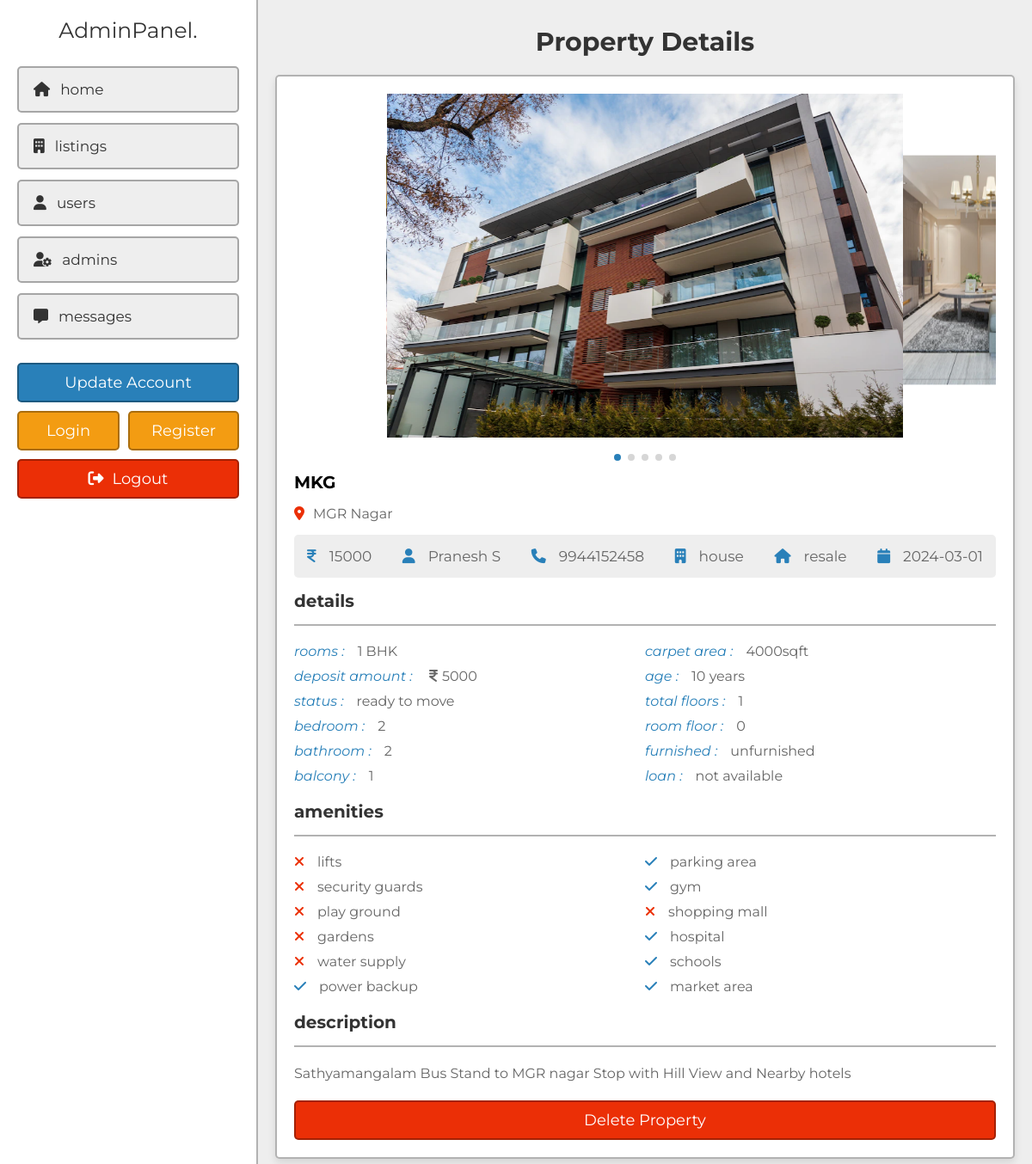
/project/admin/view_property.php?get_id=uMgit7n16CpwjlLbIpp2 (signed in), run on the app's committed database.
### tables this page shows
CREATE TABLE `property` (
  `id` varchar(20) NOT NULL,
  `user_id` varchar(20) NOT NULL,
  `property_name` varchar(50) NOT NULL,
  `address` varchar(100) NOT NULL,
  `map_link` varchar(500) NOT NULL,
  `price` varchar(10) NOT NULL,
  `type` varchar(10) NOT NULL,
  `offer` varchar(10) NOT NULL,
  `status` varchar(50) NOT NULL,
  `furnished` varchar(50) NOT NULL,
  `bhk` varchar(10) NOT NULL,
  `deposite` varchar(10) NOT NULL,
  `bedroom` varchar(10) NOT NULL,
  `bathroom` varchar(10) NOT NULL,
  `balcony` varchar(10) NOT NULL,
  `carpet` varchar(10) NOT NULL,
  `age` varchar(2) NOT NULL,
  `total_floors` varchar(2) NOT NULL,
  `room_floor` varchar(2) NOT NULL,
  `loan` varchar(50) NOT NULL,
  `lift` varchar(3) NOT NULL DEFAULT 'no',
  `security_guard` varchar(3) NOT NULL DEFAULT 'no',
  `play_ground` varchar(3) NOT NULL DEFAULT 'no',
  `garden` varchar(3) NOT NULL DEFAULT 'no',
  `water_supply` varchar(3) NOT NULL DEFAULT 'no',
  `power_backup` varchar(3) NOT NULL DEFAULT 'no',
  `parking_area` varchar(3) NOT NULL DEFAULT 'no',
  `gym` varchar(3) NOT NULL DEFAULT 'no',
  `shopping_mall` varchar(3) NOT NULL DEFAULT 'no',
  `hospital` varchar(3) NOT NULL DEFAULT 'no',
  `school` varchar(3) NOT NULL DEFAULT 'no',
  `market_area` varchar(3) NOT NULL DEFAULT 'no',
  `image_01` varchar(50) NOT NULL,
  `image_02` varchar(50) NOT NULL,
  `image_03` varchar(50) NOT NULL,
  `image_04` varchar(50) NOT NULL,
  `image_05` varchar(50) NOT NULL,
  `description` varchar(1000) NOT NULL,
  `date` date NOT NULL DEFAULT current_timestamp()
);

CREATE TABLE `users` (
  `id` varchar(20) NOT NULL,
  `name` varchar(50) NOT NULL,
  `number` varchar(10) NOT NULL,
  `email` varchar(50) NOT NULL,
  `password` varchar(50) NOT NULL
);

### project/admin/view_property.php (the view, shortened to what this page needs)
<?php
include '../components/connect.php';
if(isset($_GET['get_id'])){
   $get_id = $_GET['get_id'];
}else{
   $get_id = '';
   header('location:dashboard.php');
}
?>
<!DOCTYPE html>
<html lang="en">
<head>
   <link rel="stylesheet" href="https://cdn.jsdelivr.net/npm/swiper@8/swiper-bundle.min.css" />
   <link rel="stylesheet" href="https://cdnjs.cloudflare.com/ajax/libs/font-awesome/6.2.0/css/all.min.css">
   <link rel="stylesheet" href="../css/admin_style.css">
</head>
<body>
<?php include '../components/admin_header.php'; ?>
<section class="view-property">
   <h1 class="heading">property details</h1>
   <?php
      $select_properties = $conn->prepare("SELECT * FROM `property` WHERE id = ? ORDER BY date DESC LIMIT 1");
      $select_properties->execute([$get_id]);
      if($select_properties->rowCount() > 0){
         while($fetch_property = $select_properties->fetch(PDO::FETCH_ASSOC)){
         $select_user = $conn->prepare("SELECT * FROM `users` WHERE id = ?");
         $select_user->execute([$fetch_property['user_id']]);
         $fetch_user = $select_user->fetch(PDO::FETCH_ASSOC);
   ?>
   <div class="details">
     <div class="swiper images-container">
         <div class="swiper-wrapper">
            <img src="../uploaded_files/<?= $fetch_property['image_01']; ?>" alt="" class="swiper-slide">
            <?php if(!empty($fetch_property['image_02'])){ ?>
            <img src="../uploaded_files/<?= $fetch_property['image_02']; ?>" alt="" class="swiper-slide">
            <?php } ?>
            <?php if(!empty($fetch_property['image_05'])){ ?>
            <img src="../uploaded_files/<?= $fetch_property['image_05']; ?>" alt="" class="swiper-slide">
            <?php } ?>
         </div>
         <div class="swiper-pagination"></div>
     </div>
      <h3 class="name"><?= $fetch_property['property_name']; ?></h3>
      <p class="location"><i class="fas fa-map-marker-alt"></i><span><?= $fetch_property['address']; ?></span></p>
      <div class="info">
         <p><i class="fas fa-indian-rupee-sign"></i><span><?= $fetch_property['price']; ?></span></p>
         <p><i class="fas fa-user"></i><span><?= $fetch_user['name']; ?></span></p>
         <p><i class="fas fa-phone"></i><a href="tel:1234567890"><?= $fetch_user['number']; ?></a></p>
         <p><i class="fas fa-building"></i><span><?= $fetch_property['type']; ?></span></p>
         <p><i class="fas fa-house"></i><span><?= $fetch_property['offer']; ?></span></p>
         <p><i class="fas fa-calendar"></i><span><?= $fetch_property['date']; ?></span></p>
      </div>
      <h3 class="title">details</h3>
      <div class="flex">
         <div class="box">
            <p><i>rooms :</i><span><?= $fetch_property['bhk']; ?> BHK</span></p>
            <p><i>deposit amount : </i><span><span class="fas fa-indian-rupee-sign" style="margin-right: .5rem;"></span><?= $fetch_property['deposite']; ?></span></p>
            <p><i>status :</i><span><?= $fetch_property['status']; ?></span></p>
            <p><i>bedroom :</i><span><?= $fetch_property['bedroom']; ?></span></p>
            <p><i>bathroom :</i><span><?= $fetch_property['bathroom']; ?></span></p>
            <p><i>balcony :</i><span><?= $fetch_property['balcony']; ?></span></p>
         </div>
         <div class="box">
            <p><i>carpet area :</i><span><?= $fetch_property['carpet']; ?>sqft</span></p>
            <p><i>age :</i><span><?= $fetch_property['age']; ?> years</span></p>
            <p><i>total floors :</i><span><?= $fetch_property['total_floors']; ?></span></p>
            <p><i>room floor :</i><span><?= $fetch_property['room_floor']; ?></span></p>
            <p><i>furnished :</i><span><?= $fetch_property['furnished']; ?></span></p>
            <p><i>loan :</i><span><?= $fetch_property['loan']; ?></span></p>
         </div>
      </div>
      <h3 class="title">amenities</h3>
      <div class="flex">
         <div class="box">
            <p><i class="fas fa-<?php if($fetch_property['lift'] == 'yes'){echo 'check';}else{echo 'times';} ?>"></i><span>lifts</span></p>
            <p><i class="fas fa-<?php if($fetch_property['security_guard'] == 'yes'){echo 'check';}else{echo 'times';} ?>"></i><span>security guards</span></p>
            <p><i class="fas fa-<?php if($fetch_property['play_ground'] == 'yes'){echo 'check';}else{echo 'times';} ?>"></i><span>play ground</span></p>
            <p><i class="fas fa-<?php if($fetch_property['garden'] == 'yes'){echo 'check';}else{echo 'times';} ?>"></i><span>gardens</span></p>
            <p><i class="fas fa-<?php if($fetch_property['water_supply'] == 'yes'){echo 'check';}else{echo 'times';} ?>"></i><span>water supply</span></p>
            <p><i class="fas fa-<?php if($fetch_property['power_backup'] == 'yes'){echo 'check';}else{echo 'times';} ?>"></i><span>power backup</span></p>
         </div>
         <div class="box">
            <p><i class="fas fa-<?php if($fetch_property['parking_area'] == 'yes'){echo 'check';}else{echo 'times';} ?>"></i><span>parking area</span></p>
            <p><i class="fas fa-<?php if($fetch_property['gym'] == 'yes'){echo 'check';}else{echo 'times';} ?>"></i><span>gym</span></p>
            <p><i class="fas fa-<?php if($fetch_property['shopping_mall'] == 'yes'){echo 'check';}else{echo 'times';} ?>"></i><span>shopping mall</span></p>
            <p><i class="fas fa-<?php if($fetch_property['hospital'] == 'yes'){echo 'check';}else{echo 'times';} ?>"></i><span>hospital</span></p>
            <p><i class="fas fa-<?php if($fetch_property['school'] == 'yes'){echo 'check';}else{echo 'times';} ?>"></i><span>schools</span></p>
            <p><i class="fas fa-<?php if($fetch_property['market_area'] == 'yes'){echo 'check';}else{echo 'times';} ?>"></i><span>market area</span></p>
         </div>
      </div>
      <h3 class="title">description</h3>
      <p class="description"><?= $fetch_property['description']; ?></p>
      <form action="" method="post" class="flex-btn">
         <input type="submit" value="delete property" name="delete" class="delete-btn" onclick="return confirm('delete this listing?');">
      </form>
   </div>
   <?php
      }
   }else{
      echo '<p class="empty">property not found! <a href="listings.php" style="margin-top:1.5rem;" class="option-btn">go to listings</a></p>';
   }
   ?>
</section>
</body>
</html>

### project/css/admin_style.css (style rules this page uses)
:root { --main-color:#2980b9; --orange:#f39c12; --red:#eb2f06; --light-color:#666; --light-bg:#eee; --white:#fff; --black:#333; --box-shadow:0 .5rem 1rem rgba(0,0,0,0.1); --border:.2rem solid rgba(0,0,0,.3); }
* { font-family: 'Montserrat', sans-serif; margin: 0; padding: 0; box-sizing: border-box; outline: none; border: none; text-decoration: none; }
html { font-size: 62.5%; overflow-x: hidden; scroll-behavior: smooth; scroll-padding-top: 5rem; }
body { background-color: var(--light-bg); padding-left: 30rem; }
section { padding: 3rem 2rem; max-width: 1200px; margin: 0 auto; }
.heading { margin-bottom: 2rem; text-align: center; text-transform: capitalize; color: var(--black); font-size: 3rem; }
.flex-btn { display: flex; column-gap: 1rem; justify-content: space-between; align-items: flex-end; }
.inline-btn, .inline-option-btn, .inline-delete-btn, .btn, .delete-btn, .option-btn { cursor: pointer; padding: 1rem 2.5rem; font-size: 1.8rem; color: var(--white); text-align: center; text-transform: capitalize; margin-top: 1rem; border-radius: .5rem; border: var(--border); }
.btn, .delete-btn, .option-btn { display: block; width: 100%; }
.delete-btn { background-color: var(--red); }
.view-property .details { background-color: var(--white); box-shadow: var(--box-shadow); border: var(--border); padding: 2rem; border-radius: .5rem; overflow-x: hidden; }
.view-property .details .images-container img { height: 40rem; object-fit: cover; width: 60rem; margin-bottom: 3rem; }
.swiper-pagination-bullets.swiper-pagination-horizontal { bottom: 0; }
.view-property .details .name { font-size: 2rem; text-overflow: ellipsis; overflow-x: hidden; margin-bottom: .5rem; padding-top: 1rem; }
.view-property .details .location { padding-top: 1rem; font-size: 1.6rem; color: var(--light-color); }
.view-property .details .location i { margin-right: 1rem; color: var(--red); }
.view-property .details .info { display: flex; background-color: var(--light-bg); padding: 1.5rem; margin: 1.5rem 0; justify-content: space-between; align-items: center; flex-wrap: wrap; gap: 2rem; border-radius: .5rem; }
.view-property .details .info p { font-size: 1.7rem; }
.view-property .details .info p span, .view-property .details .info p a { color: var(--light-color); }
.view-property .details .info p i { margin-right: 1.5rem; color: var(--main-color); }
.view-property .details .title { font-size: 2rem; color: var(--black); padding-bottom: 1.5rem; border-bottom: var(--border); }
.view-property .details .flex { margin: 1.5rem 0; display: flex; justify-content: space-between; flex-wrap: wrap; }
.view-property .details .flex .box { flex: 1 1 40rem; }
.view-property .details .flex .box p { padding: .5rem 0; font-size: 1.6rem; color: var(--light-color); }
.view-property .details .flex .box i { color: var(--main-color); margin-right: 1.5rem; }
.view-property .details .flex .box .fa-times { color: var(--red); }
.view-property .details .description { padding-top: 1rem; margin: .5rem 0; margin-top: .5rem; font-size: 1.6rem; color: var(--light-color); line-height: 2; }

### data on the page
property: image_01 (picture), image_02 (picture), image_05 (picture), property_name "MKG", address "MGR Nagar", price "15000", user.name "Pranesh S", user.number "9944152458", type "house", offer "resale", date "2024-03-01", bhk "1", deposite "5000", status "ready to move", bedroom "2", bathroom "2", balcony "1", carpet "4000", age "10", total_floors "1", room_floor "0", furnished "unfurnished", loan "not available", description "Sathyamangalam Bus Stand to MGR nagar Stop with Hill View and Nearby hotels"
